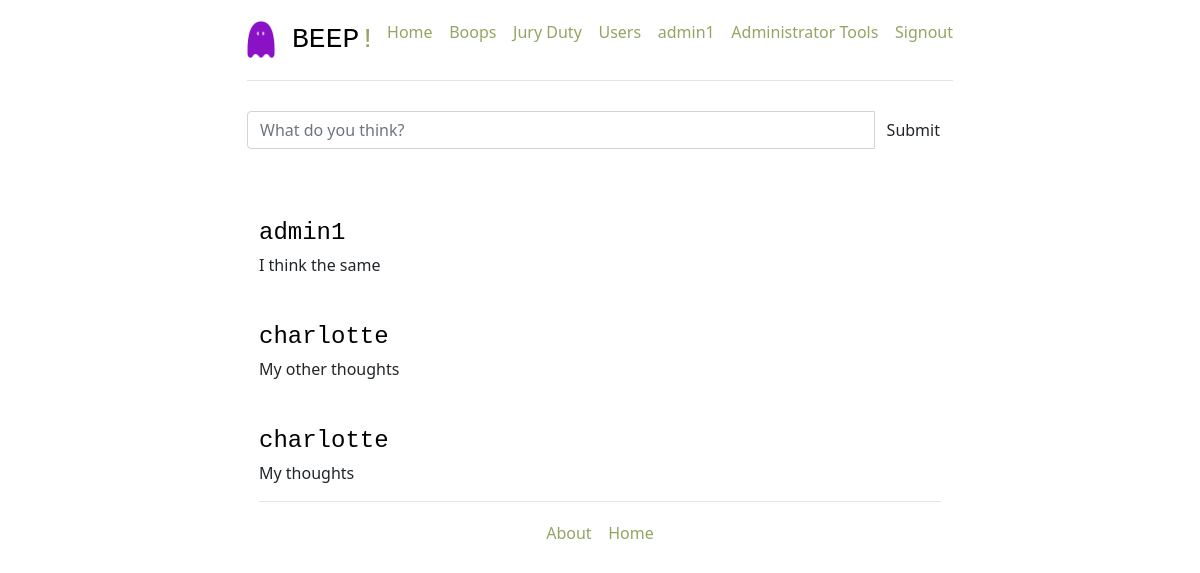
The app's page /jury (signed in) with its own data.
### project/models.py (models this page shows, shortened)
class User(db.Model):
    __tablename__ = 'users'
    id = db.Column(db.Integer, primary_key=True)
    name = db.Column(db.String, unique=True, nullable=False)
    email = db.Column(db.String, unique=True, nullable=False)
    password = db.Column(db.String, nullable=False)
    jury = db.Column(db.String, nullable=False, default=False)
    tweets = db.relationship('Tweet', back_populates='poster')
    role = db.Column(db.String, default='user')
    comments = db.relationship('Comment', back_populates='poster', passive_deletes=True)
    likes = db.relationship('Like', back_populates='liker', passive_deletes=True)
    discussion_comments = db.relationship('Discussion_Comment', back_populates='poster')

class Discussion_Comment(db.Model):
    __tablename__ = 'discussion_comments'
    comment_id = db.Column(db.Integer, primary_key=True)
    user_id = db.Column(db.Integer, db.ForeignKey('users.id', ondelete="CASCADE"), nullable=False)
    comment = db.Column(db.String, nullable=False)
    posted = db.Column(db.DateTime, nullable=False)
    poster = db.relationship("User", back_populates="discussion_comments", passive_deletes=True)

### project/users/views.py (the view)
@users_blueprint.route('/jury', methods=['GET'])
@login_required
def jury():
    return render_template(
        'jury.html',
        form=PostJuryForm(),
        all_comments=filtered_comments(session['user_id']),
        current_user_id = session['user_id']
    )

### project/users/forms.py
class PostJuryForm(FlaskForm):
    comment = StringField(
        'Comment',
        validators=[DataRequired(), Length(min=6, max=140)]
    )

### project/users/views.py (called while the page is built)
def login_required(test):
    @wraps(test)
    def wrap(*args, **kwargs):
        if 'logged_in' in session:
            return test(*args, **kwargs)
        else:
            flash('You need to login first')
            return (redirect(url_for('users.login')))
    return wrap

def filtered_comments(user_id):
    group = Group.query.filter_by(user_id=user_id).first()
    member_ids = db.session.query(Group.user_id).filter_by(issue_id=group.issue_id)
    user_comments = db.session.query(Discussion_Comment).filter_by(user_id=user_id)
    if member_ids.all():
        member_comments = db.session.query(Discussion_Comment).filter(Discussion_Comment.user_id.in_(member_ids))
        result = user_comments.union(member_comments)
        return result.order_by(Discussion_Comment.posted.desc())
    else:
        return user_comments.order_by(Discussion_Comment.posted.desc())

### project/templates/jury.html (shortened to what this page needs)
{% extends '_base.html' %}
{% block content %}
<form action="{{ url_for('users.post_discussion') }}" method="post">
    <div class="input-group">
        {{ form.comment (placeholder="What do you think?", class="form-control") }}
        <span class="input-group-btn">
            <input class="btn btn-default" type="submit" value="Submit">
        </span>
    </div>
</form>
<div class="row marketing">
    <div class="col-lg-12">
        {% for disc_comment in all_comments %}
        <div class="media">
            <div class="media-left">
            </div>
            <div class="media-body">
                <div>
                <div class="media-heading">
                    <h4 class="media-heading">{{ disc_comment.poster.name }}
                    </h4>
                </div>
                {{ disc_comment.comment }}
                <br>
            </div>
        </div>
        {% endfor %}
    </div>
</div>
{% endblock content %}

### project/templates/_base.html (shortened to what this page needs)
<!DOCTYPE html>
<html lang="en">
<head>
  <link href="{{ url_for('static', filename='css/bootstrap.min.css' )}}" rel="stylesheet">
  <link href="{{ url_for('static', filename='css/main.css' )}}" rel="stylesheet">
  <link href="{{ url_for('static', filename='css/ie10-viewport-bug-workaround.css' )}}" rel="stylesheet">
  <link href="{{ url_for('static', filename='css/jumbotron-narrow.css' )}}" rel="stylesheet">
</head>
<body>
  <div class="container">
    <div class="header clearfix">
      <nav>
        <ul class="nav nav-pills pull-right" style = "float: right;">
          {% if session.logged_in %}
          <li><a href="/">Home</a></li>&nbsp;&nbsp;&nbsp;&nbsp;
          <li><a href="/tweets/">Boops</a></li>&nbsp;&nbsp;&nbsp;&nbsp;
          {% if session.jury == '1' %}
          <li><a href="/jury">Jury Duty</a></li>&nbsp;&nbsp;&nbsp;&nbsp;
          {% endif %}
          <li><a href="{{ url_for('users.all_users') }}">Users</a></li>&nbsp;&nbsp;&nbsp;&nbsp;
          <li><a href="{{ url_for('users.followers') }}">{{ session.name }}</a></li>&nbsp;&nbsp;&nbsp;&nbsp;
          {% if session.role == 'admin' %}
          <li><a href="/admin">Administrator Tools</a></li>&nbsp;&nbsp;&nbsp;&nbsp;
          {% endif %}
          {% endif %}
          {% if not session.logged_in %}
          {% block signin_form %}{% endblock signin_form %}
          {% else %}
          <li role=" presentation"><a href="{{ url_for('users.logout') }}">Signout</a></li>
          {% endif %}
        </ul>
      </nav>
      <h3><img src="../static/img/Beep_Logo.png" alt="Beep Logo" style="width: 4%; height: auto;"> BEEP<span class = "exclamation">!</span></h3>
    </div>
    {% block content %}
    {% endblock content %}
    <footer class="footer">
      <p><a href="/about">About</a>&nbsp;&nbsp;&nbsp;&nbsp;<a href="/">Home</a></p>
    </footer>
  </div>
</body>
</html>

### project/static/css/jumbotron-narrow.css (style rules this page uses)
body { padding-top: 20px; padding-bottom: 20px; }
.header, .marketing, .footer { padding-right: 15px; padding-left: 15px; }
.header { padding-bottom: 20px; border-bottom: 1px solid #e5e5e5; }
.header h3 { margin-top: 0; margin-bottom: 0; line-height: 40px; color: black; font-family: 'Courier New'; }
img { width: 50%; height: auto; }
.footer { padding-top: 19px; color: #777; border-top: 1px solid #e5e5e5; text-align: center; }
@media (min-width: 768px) { .container { max-width: 730px; } }
.marketing { margin: 40px 0; }
@media screen and (min-width: 768px) { .header, .marketing, .footer { padding-right: 0; padding-left: 0; } }
@media screen and (min-width: 768px) { .header { margin-bottom: 30px; } }
a:link { color: #93a563; background-color: transparent; text-decoration: none; }
.exclamation { color: #93a563; font-family: 'Courier New', Courier, monospace; }
h4 { margin-top: 0; margin-bottom: 0; line-height: 40px; color: black; font-family: 'Courier New'; font-size: 20; }

### records on screen
User: name "admin1"
Discussion_Comment: poster.name "admin1", comment "I think the same"
Discussion_Comment: poster.name "charlotte", comment "My other thoughts"
Discussion_Comment: poster.name "charlotte", comment "My thoughts"
